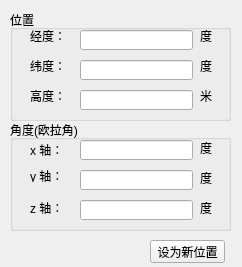
<?xml version="1.0" encoding="UTF-8"?>
<ui version="4.0">
 <class>TargetPosition</class>
 <widget class="QWidget" name="TargetPosition">
  <property name="geometry">
   <rect>
    <x>0</x>
    <y>0</y>
    <width>242</width>
    <height>267</height>
   </rect>
  </property>
  <property name="windowTitle">
   <string>目标姿态</string>
  </property>
  <widget class="QPushButton" name="pushButton_Set">
   <property name="geometry">
    <rect>
     <x>150</x>
     <y>240</y>
     <width>75</width>
     <height>23</height>
    </rect>
   </property>
   <property name="text">
    <string>设为新位置</string>
   </property>
  </widget>
  <widget class="QGroupBox" name="groupBox">
   <property name="geometry">
    <rect>
     <x>10</x>
     <y>10</y>
     <width>221</width>
     <height>111</height>
    </rect>
   </property>
   <property name="title">
    <string>位置</string>
   </property>
   <widget class="QLineEdit" name="lineEdit_Lon">
    <property name="geometry">
     <rect>
      <x>70</x>
      <y>20</y>
      <width>113</width>
      <height>20</height>
     </rect>
    </property>
   </widget>
   <widget class="QLabel" name="label_4">
    <property name="geometry">
     <rect>
      <x>190</x>
      <y>20</y>
      <width>54</width>
      <height>12</height>
     </rect>
    </property>
    <property name="text">
     <string>度</string>
    </property>
   </widget>
   <widget class="QLabel" name="label_5">
    <property name="geometry">
     <rect>
      <x>190</x>
      <y>50</y>
      <width>54</width>
      <height>12</height>
     </rect>
    </property>
    <property name="text">
     <string>度</string>
    </property>
   </widget>
   <widget class="QLabel" name="label">
    <property name="geometry">
     <rect>
      <x>20</x>
      <y>20</y>
      <width>54</width>
      <height>12</height>
     </rect>
    </property>
    <property name="text">
     <string>经度：</string>
    </property>
   </widget>
   <widget class="QLabel" name="label_2">
    <property name="geometry">
     <rect>
      <x>20</x>
      <y>50</y>
      <width>54</width>
      <height>12</height>
     </rect>
    </property>
    <property name="text">
     <string>纬度：</string>
    </property>
   </widget>
   <widget class="QLineEdit" name="lineEdit_Hei">
    <property name="geometry">
     <rect>
      <x>70</x>
      <y>80</y>
      <width>113</width>
      <height>20</height>
     </rect>
    </property>
   </widget>
   <widget class="QLabel" name="label_6">
    <property name="geometry">
     <rect>
      <x>190</x>
      <y>80</y>
      <width>54</width>
      <height>12</height>
     </rect>
    </property>
    <property name="text">
     <string>米</string>
    </property>
   </widget>
   <widget class="QLineEdit" name="lineEdit_Lat">
    <property name="geometry">
     <rect>
      <x>70</x>
      <y>50</y>
      <width>113</width>
      <height>20</height>
     </rect>
    </property>
   </widget>
   <widget class="QLabel" name="label_3">
    <property name="geometry">
     <rect>
      <x>20</x>
      <y>80</y>
      <width>54</width>
      <height>12</height>
     </rect>
    </property>
    <property name="text">
     <string>高度：</string>
    </property>
   </widget>
  </widget>
  <widget class="QGroupBox" name="groupBox_2">
   <property name="geometry">
    <rect>
     <x>10</x>
     <y>120</y>
     <width>221</width>
     <height>111</height>
    </rect>
   </property>
   <property name="title">
    <string>角度(欧拉角)</string>
   </property>
   <widget class="QLabel" name="label_7">
    <property name="geometry">
     <rect>
      <x>20</x>
      <y>20</y>
      <width>54</width>
      <height>20</height>
     </rect>
    </property>
    <property name="text">
     <string>x 轴：</string>
    </property>
   </widget>
   <widget class="QLabel" name="label_8">
    <property name="geometry">
     <rect>
      <x>20</x>
      <y>50</y>
      <width>54</width>
      <height>12</height>
     </rect>
    </property>
    <property name="text">
     <string>y 轴：</string>
    </property>
   </widget>
   <widget class="QLabel" name="label_9">
    <property name="geometry">
     <rect>
      <x>20</x>
      <y>80</y>
      <width>54</width>
      <height>16</height>
     </rect>
    </property>
    <property name="text">
     <string>z 轴：</string>
    </property>
   </widget>
   <widget class="QLineEdit" name="lineEdit_AngleX">
    <property name="geometry">
     <rect>
      <x>70</x>
      <y>20</y>
      <width>113</width>
      <height>20</height>
     </rect>
    </property>
   </widget>
   <widget class="QLineEdit" name="lineEdit_AngleY">
    <property name="geometry">
     <rect>
      <x>70</x>
      <y>50</y>
      <width>113</width>
      <height>20</height>
     </rect>
    </property>
   </widget>
   <widget class="QLineEdit" name="lineEdit_AngleZ">
    <property name="geometry">
     <rect>
      <x>70</x>
      <y>80</y>
      <width>113</width>
      <height>20</height>
     </rect>
    </property>
   </widget>
   <widget class="QLabel" name="label_10">
    <property name="geometry">
     <rect>
      <x>190</x>
      <y>20</y>
      <width>54</width>
      <height>16</height>
     </rect>
    </property>
    <property name="text">
     <string>度</string>
    </property>
   </widget>
   <widget class="QLabel" name="label_11">
    <property name="geometry">
     <rect>
      <x>190</x>
      <y>50</y>
      <width>54</width>
      <height>16</height>
     </rect>
    </property>
    <property name="text">
     <string>度</string>
    </property>
   </widget>
   <widget class="QLabel" name="label_12">
    <property name="geometry">
     <rect>
      <x>190</x>
      <y>80</y>
      <width>54</width>
      <height>16</height>
     </rect>
    </property>
    <property name="text">
     <string>度</string>
    </property>
   </widget>
  </widget>
 </widget>
 <layoutdefault spacing="6" margin="11"/>
 <resources/>
 <connections>
  <connection>
   <sender>pushButton_Set</sender>
   <signal>clicked()</signal>
   <receiver>TargetPosition</receiver>
   <slot>slotSetNewPosition()</slot>
   <hints>
    <hint type="sourcelabel">
     <x>184</x>
     <y>154</y>
    </hint>
    <hint type="destinationlabel">
     <x>86</x>
     <y>127</y>
    </hint>
   </hints>
  </connection>
 </connections>
 <slots>
  <slot>slotSetNewPosition()</slot>
 </slots>
</ui>
